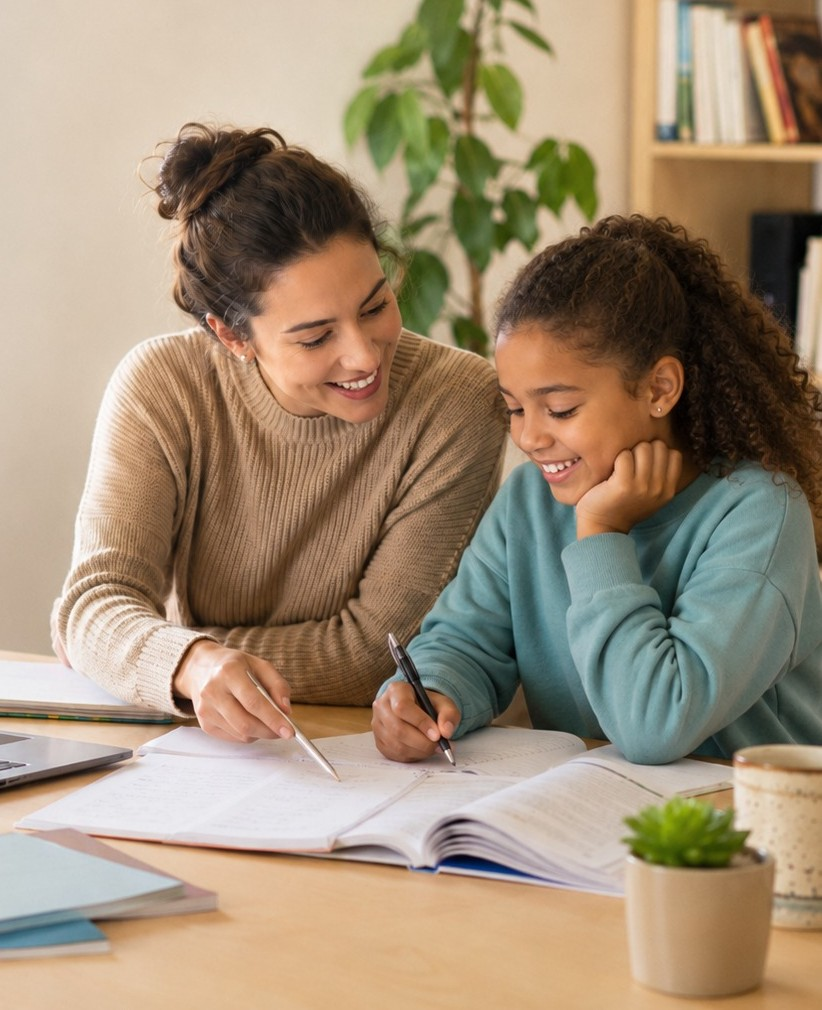
#> input picture images/hero_study_crop.jpeg, 822 x 1010 px
$ python make_og_image.py
#> lines starting #> are read from the running program, lines starting #| are printed output that depends on the picture
"""Build the social share card (1200x630) used for the og:image / twitter:image.

Composed rather than cropped: the hero photo is a 822x1010 portrait, so a plain
1.91:1 crop of it would either cut the faces or need heavy upscaling. Instead the
photo is used whole down the right of a 1200x630 canvas and the left carries the
logo and the search-facing headline.

Run from the repo root:  python3 work/make_og_image.py
"""

from pathlib import Path

from PIL import Image, ImageDraw, ImageFont

ROOT = Path(__file__).resolve().parent.parent
OUT = ROOT / "images" / "ctt_social_share.jpg"

W, H = 1200, 630
PHOTO_W = 580
TEAL = (0, 151, 178)
INK = (0, 0, 0)
GREY = (57, 57, 57)
FONT_DIR = Path("/usr/share/fonts/truetype/lato")


def font(name: str, size: int) -> ImageFont.FreeTypeFont:
    return ImageFont.truetype(str(FONT_DIR / name), size)


def soften_left_edge(photo: Image.Image, fade: int = 90) -> Image.Image:
    """Fade the photo's left edge into the white panel.

    A hard vertical seam looks like two pasted images; a short gradient reads as
    one card.
    """
    photo = photo.convert("RGBA")
    mask = Image.new("L", photo.size, 255)
    draw = ImageDraw.Draw(mask)

    for x in range(fade):
        draw.line([(x, 0), (x, photo.height)], fill=int(255 * (x / fade)))

    photo.putalpha(mask)
    return photo


def main() -> None:
    canvas = Image.new("RGB", (W, H), (255, 255, 255))
#> canvas: PIL image 1200x630 RGB; every value is 255

    # --- photo, right hand side -------------------------------------------------
    source = Image.open(ROOT / "images" / "hero_study_crop.jpeg")
#> source is the input picture: PIL image 822x1010 RGB; mean R, G, B 160.1, 141.4, 118.1
    target_ratio = PHOTO_W / H
    crop_h = min(source.height, int(source.width / target_ratio))
#> crop_h = 892
    # Keep the top of the frame: both faces sit in the upper half of the source.
    crop_y = max(0, (source.height - crop_h) // 3)
#> crop_y = 39
    photo = source.crop((0, crop_y, source.width, crop_y + crop_h))
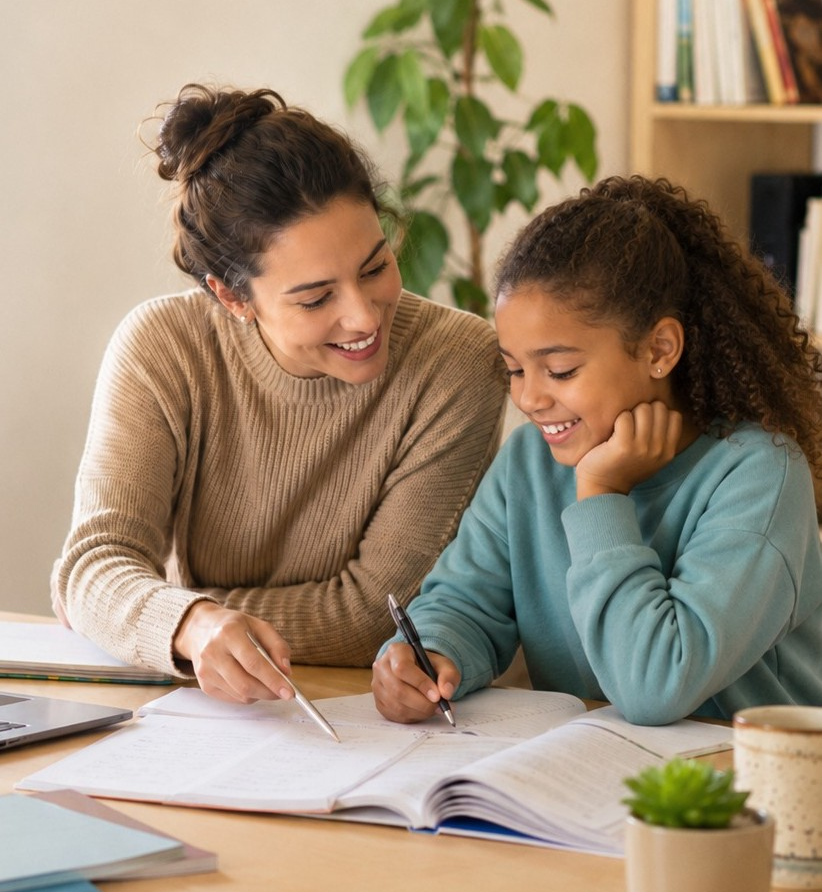
#> photo: PIL image 822x892 RGB; mean R, G, B 154.4, 137.2, 115.5
    photo = photo.resize((PHOTO_W, H), Image.LANCZOS)
#> photo: PIL image 580x630 RGB
    canvas.paste(soften_left_edge(photo), (W - PHOTO_W, 0), soften_left_edge(photo))
#> in soften_left_edge, `mask = Image.new("L", photo.size, 255)`: mask: PIL image 580x630 L; every value is 255
#> in soften_left_edge, `photo.putalpha(mask)`:
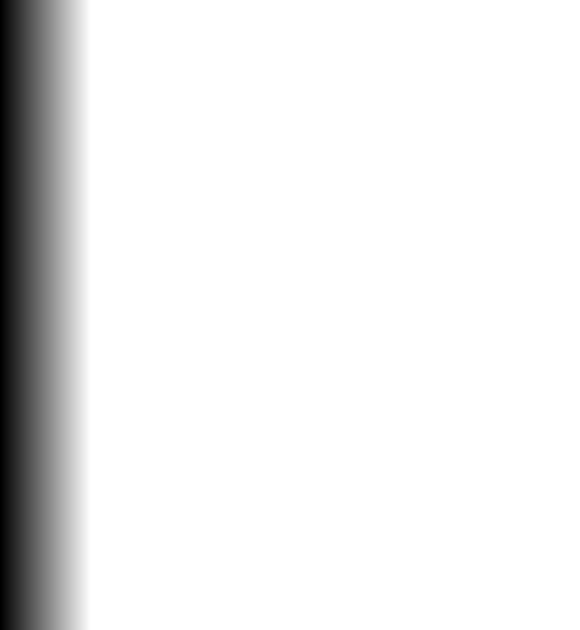
#> mask: PIL image 580x630 L; min 0, max 255, mean 234.9
#> in soften_left_edge, `photo.putalpha(mask)`:
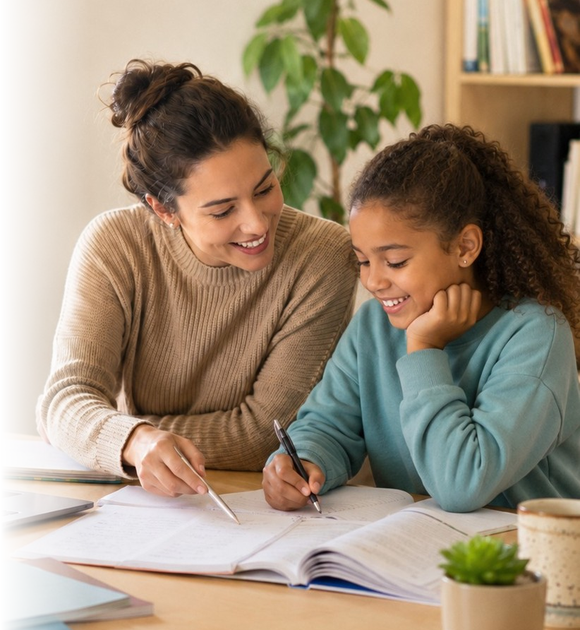
#> photo: PIL image 580x630 RGBA; mean R, G, B, A 154.4, 137.2, 115.5, 234.9; transparent parts drawn white
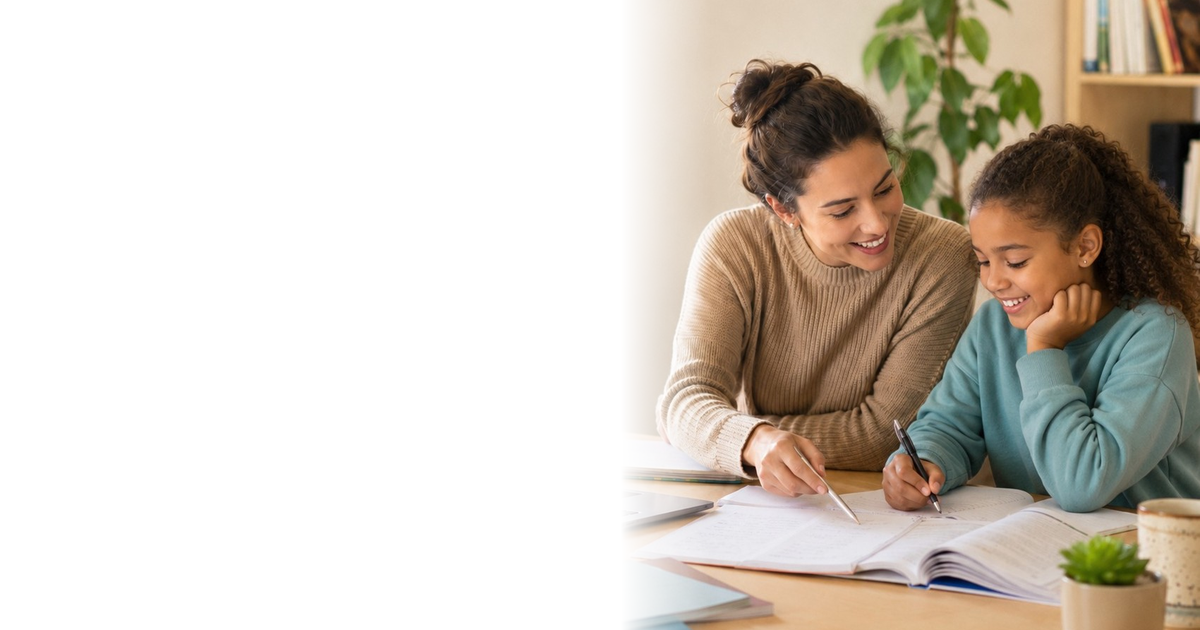
#> canvas: PIL image 1200x630 RGB; mean R, G, B 208.2, 200.4, 190.5

    draw = ImageDraw.Draw(canvas)

    # --- logo ------------------------------------------------------------------
#> (the run stopped early here; a loop or call above may not have finished)

$ run again, with images/alrecha_collins.jpg copied over images/hero_study_crop.jpeg
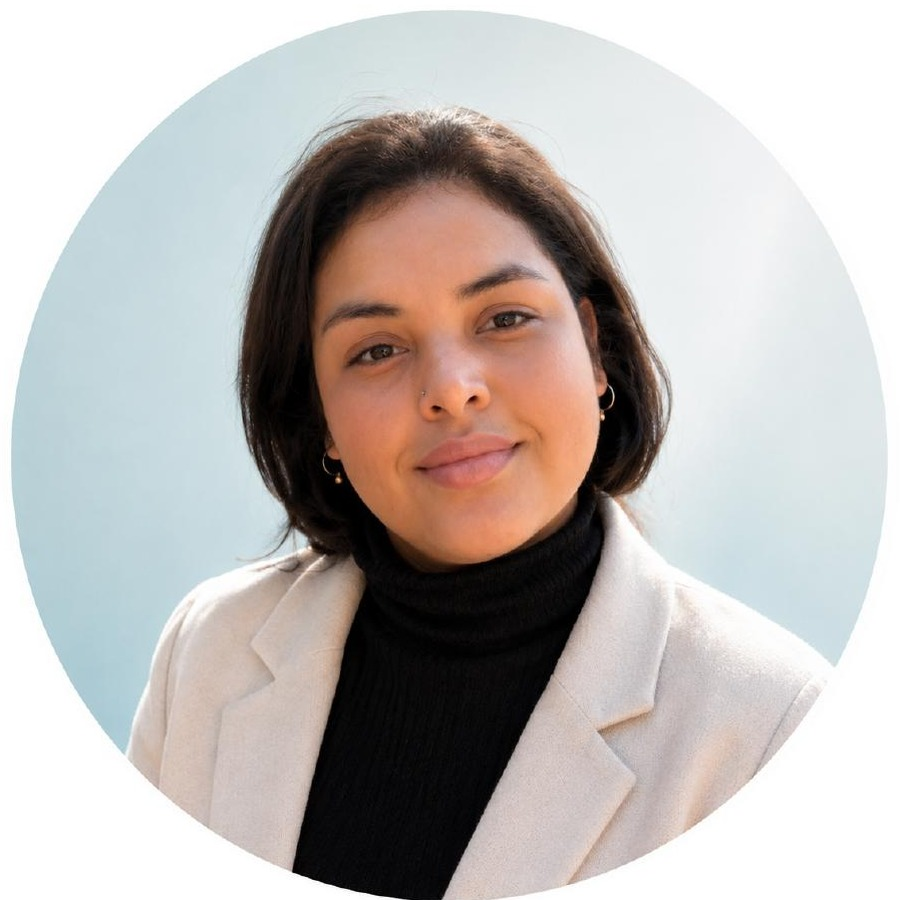
#> input picture images/alrecha_collins.jpg, 900 x 900 px
#> in main, source is the input picture: PIL image 900x900 RGB; mean R, G, B 189.3, 184.1, 181.5
#> in soften_left_edge, `photo.putalpha(mask)`:
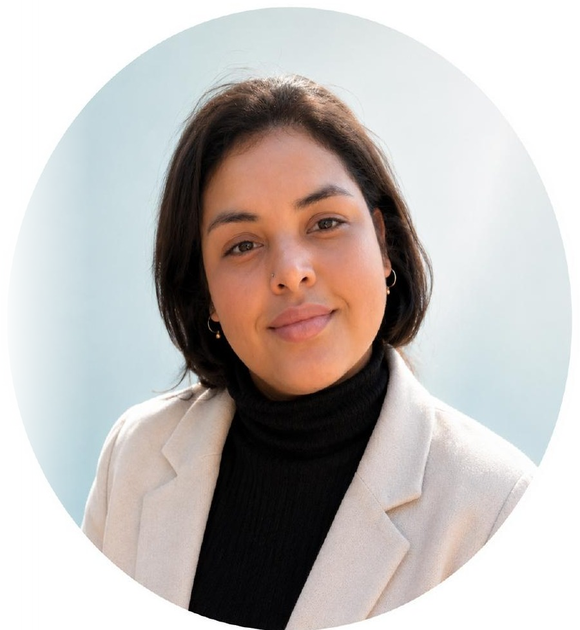
#> photo: PIL image 580x630 RGBA; mean R, G, B, A 189.3, 184.1, 181.5, 234.9; transparent parts drawn white
#> in main, `canvas.paste(soften_left_edge(photo), (W - PHOTO_W, 0), soften_left_ed..`:
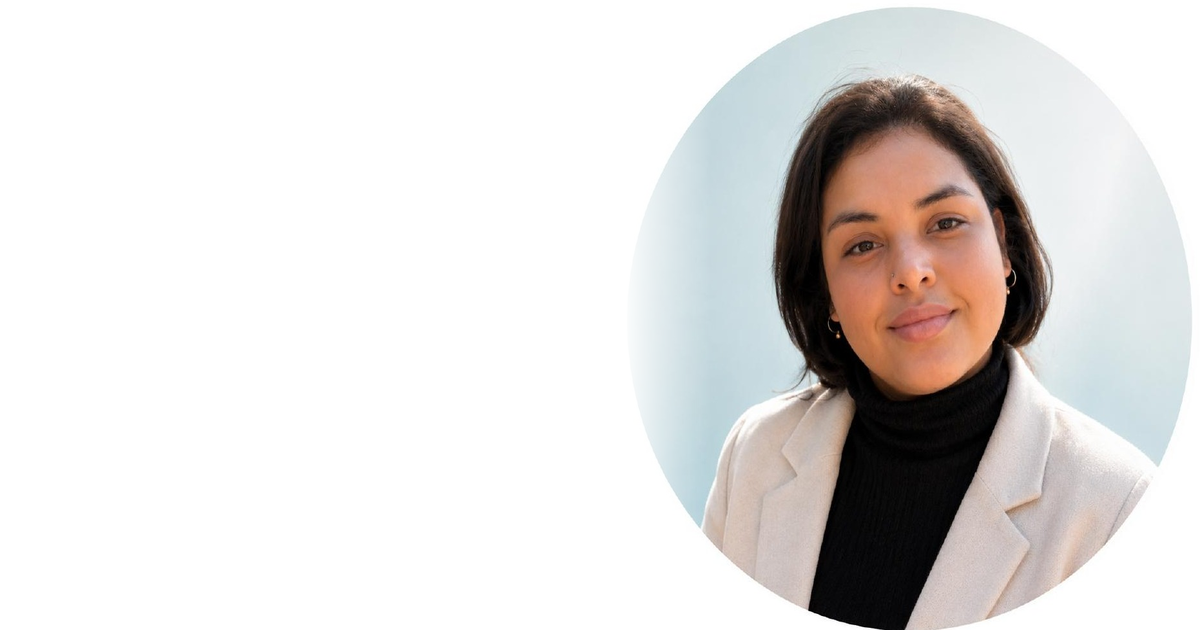
#> canvas: PIL image 1200x630 RGB; mean R, G, B 224.1, 221.3, 219.9

$ run again, with images/caleb_ross.jpg copied over images/hero_study_crop.jpeg
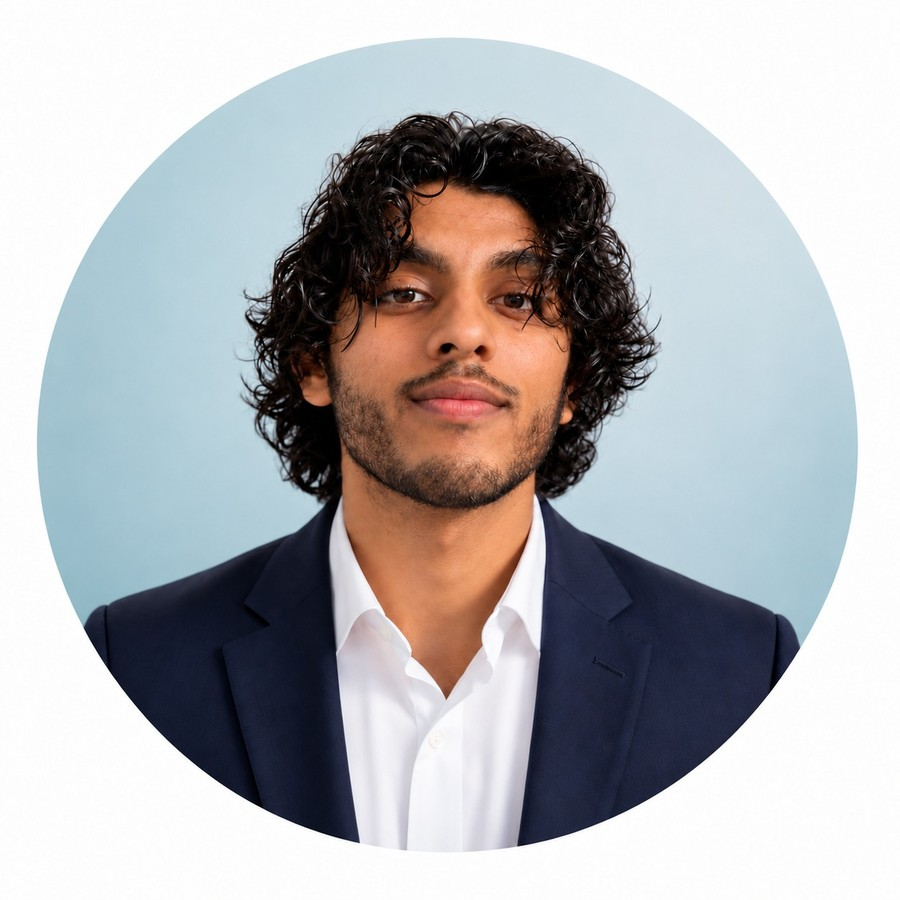
#> input picture images/caleb_ross.jpg, 900 x 900 px
#> in main, source is the input picture: PIL image 900x900 RGB; mean R, G, B 177.7, 177.9, 180.5
#> in soften_left_edge, `photo.putalpha(mask)`:
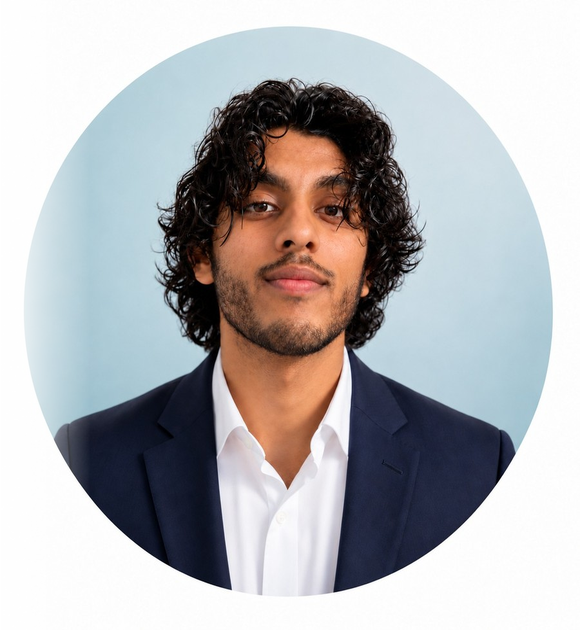
#> photo: PIL image 580x630 RGBA; mean R, G, B, A 177.7, 177.9, 180.5, 234.9; transparent parts drawn white
#> in main, `canvas.paste(soften_left_edge(photo), (W - PHOTO_W, 0), soften_left_ed..`:
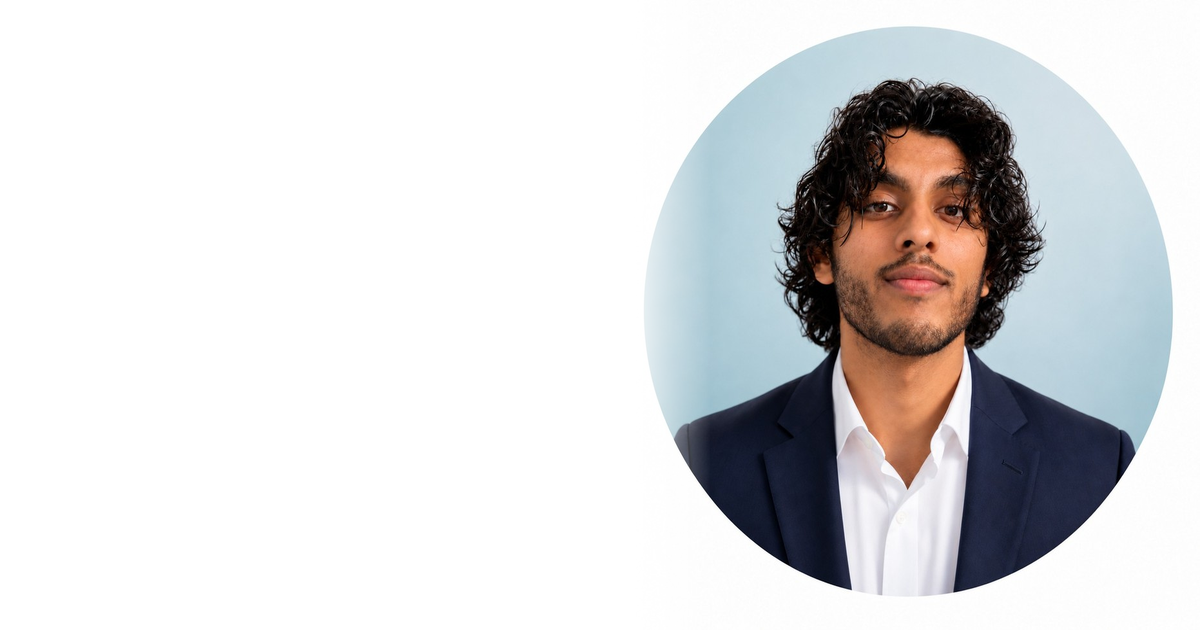
#> canvas: PIL image 1200x630 RGB; mean R, G, B 218.4, 218.3, 219.4
